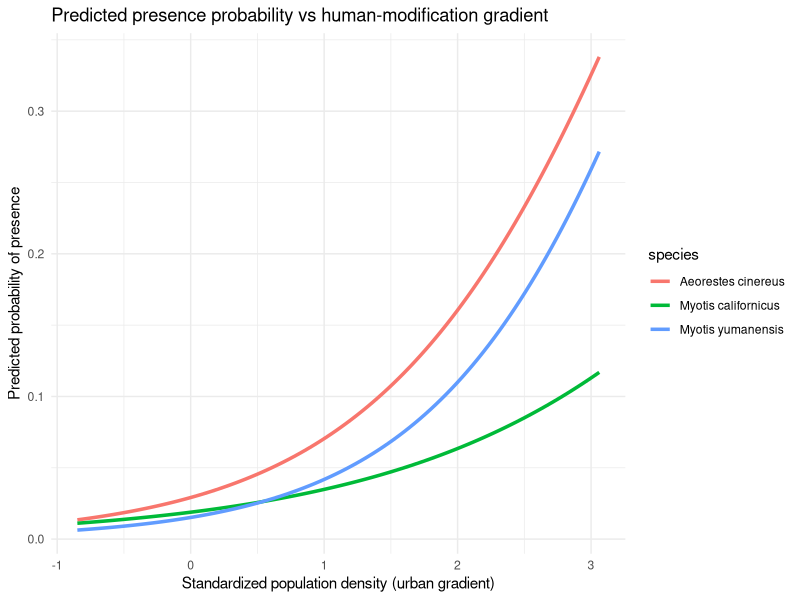
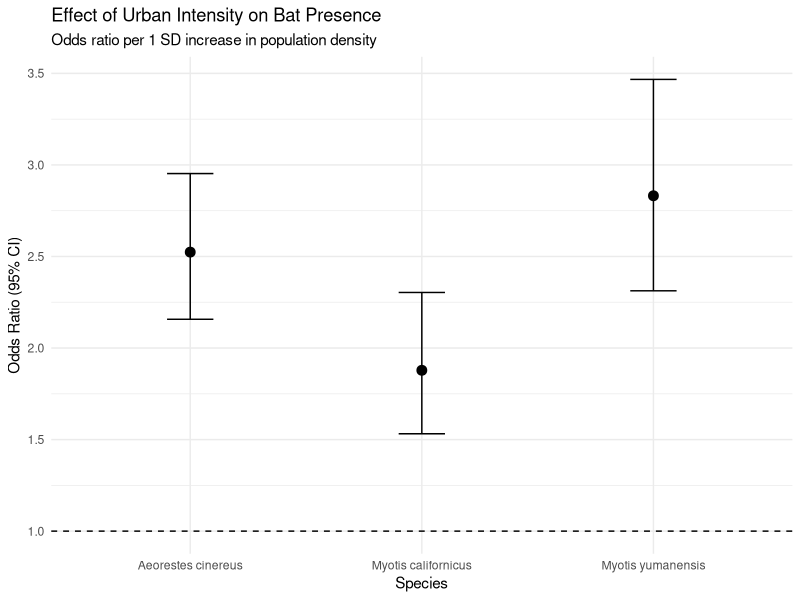

Here is the R script that generated these plots, in order:
## ---- chunk 1
library(dplyr)
library(purrr)
library(rsample)
library(pROC)
library(broom)

# Read in the dataset
df <- readr::read_csv(
  here::here("data", "processed", "analysis_grid", "grid_model_dataset_10km.csv"),
  show_col_types = FALSE
)

# Standardize predictors (z-score)
df_model <- df %>%
  mutate(
    z_radiance   = scale(log1p_radiance)[,1],
    z_pop        = scale(log1p_pop_density)[,1],
    z_dev        = scale(pct_developed)[,1],
    z_protected  = scale(pct_protected)[,1]
  )
## ---- chunk 2
run_cv_model <- function(data, formula, k = 5) {
  
  folds <- vfold_cv(data, v = k, strata = is_present)
  
  results <- map_df(folds$splits, function(split) {
    
    train <- analysis(split)
    test  <- assessment(split)
    
    model <- glm(formula,
                 data = train,
                 family = binomial())
    
    # Predict probabilities
    probs <- predict(model, newdata = test, type = "response")
    
    # Compute AUC
    auc_val <- pROC::auc(test$is_present, probs)
    
    tibble(auc = as.numeric(auc_val))
  })
  
  tibble(
    mean_auc = mean(results$auc),
    sd_auc   = sd(results$auc)
  )
}
## ---- chunk 3
model_list <- list(
  
  # ---- Single-predictor models ----
  S1_pop        = is_present ~ z_pop,
  S2_radiance   = is_present ~ z_radiance,
  S3_dev        = is_present ~ z_dev,
  S4_protected  = is_present ~ z_protected,
  
  # ---- Population + one additional predictor ----
  M1_pop_rad    = is_present ~ z_pop + z_radiance,
  M2_pop_dev    = is_present ~ z_pop + z_dev,
  M3_pop_prot   = is_present ~ z_pop + z_protected,
  
  # ---- Full urban footprint combinations ----
  M4_pop_rad_dev      = is_present ~ z_pop + z_radiance + z_dev,
  M5_full_no_interact = is_present ~ z_pop + z_radiance + z_dev + z_protected
)
## ---- chunk 4
suppressMessages(species_results <- df_model %>%
  group_split(species) %>%
  map_df(function(sp_data) {
    
    sp_name <- unique(sp_data$species)
    
    map_df(names(model_list), function(mname) {
      
      cv_res <- run_cv_model(sp_data, model_list[[mname]])
      
      tibble(
        species = sp_name,
        model   = mname,
        mean_auc = cv_res$mean_auc,
        sd_auc   = cv_res$sd_auc
      )
    })
  }))
## ---- chunk 5
species_results %>%
  arrange(species, desc(mean_auc))
## ---- chunk 6
#Does the relationship between presence probability and population density differ among species?


# Make species a factor
df_model <- df_model %>%
  mutate(species = factor(species))

# Fit interaction model
interaction_model <- glm(
  is_present ~ species * z_pop,
  data = df_model,
  family = binomial()
)

summary(interaction_model)

## ---- chunk 7
# Tidy model output
coefs <- tidy(interaction_model)

# Extract coefficients manually for clarity
b0  <- coefs$estimate[coefs$term == "(Intercept)"]
b_sp_cal <- coefs$estimate[coefs$term == "speciesMyotis californicus"]
b_sp_yum <- coefs$estimate[coefs$term == "speciesMyotis yumanensis"]

b_pop <- coefs$estimate[coefs$term == "z_pop"]
b_int_cal <- coefs$estimate[coefs$term == "speciesMyotis californicus:z_pop"]
b_int_yum <- coefs$estimate[coefs$term == "speciesMyotis yumanensis:z_pop"]

# Build clean summary table
summary_table <- tibble(
  species = c("Aeorestes cinereus",
              "Myotis californicus",
              "Myotis yumanensis"),
  
  intercept_logodds = c(
    b0,
    b0 + b_sp_cal,
    b0 + b_sp_yum
  ),
  
  slope_logodds = c(
    b_pop,
    b_pop + b_int_cal,
    b_pop + b_int_yum
  )
) %>%
  mutate(
    odds_ratio_per_1SD = exp(slope_logodds),
    baseline_probability = plogis(intercept_logodds)
  )

summary_table
## ---- chunk 8
library(ggplot2)

# Create prediction grid
pred_grid <- expand.grid(
  z_pop = seq(min(df_model$z_pop),
              max(df_model$z_pop),
              length.out = 100),
  species = levels(df_model$species)
)

pred_grid$pred_prob <- predict(
  interaction_model,
  newdata = pred_grid,
  type = "response"
)

ggplot(pred_grid, aes(z_pop, pred_prob, color = species)) +
  geom_line(size = 1.2) +
  theme_minimal() +
  labs(
    title = "Predicted presence probability vs human-modification gradient",
    x = "Standardized population density (urban gradient)",
    y = "Predicted probability of presence"
  )
## ---- chunk 9
# Extract coefficients and variance-covariance matrix
coefs <- coef(interaction_model)
vcov_mat <- vcov(interaction_model)

# Helper function to compute slope + SE for each species
get_species_slope <- function(species_name) {
  
  if (species_name == "Aeorestes cinereus") {
    slope <- coefs["z_pop"]
    var   <- vcov_mat["z_pop", "z_pop"]
  }
  
  if (species_name == "Myotis californicus") {
    slope <- coefs["z_pop"] + coefs["speciesMyotis californicus:z_pop"]
    var   <- vcov_mat["z_pop", "z_pop"] +
             vcov_mat["speciesMyotis californicus:z_pop",
                      "speciesMyotis californicus:z_pop"] +
             2 * vcov_mat["z_pop",
                          "speciesMyotis californicus:z_pop"]
  }
  
  if (species_name == "Myotis yumanensis") {
    slope <- coefs["z_pop"] + coefs["speciesMyotis yumanensis:z_pop"]
    var   <- vcov_mat["z_pop", "z_pop"] +
             vcov_mat["speciesMyotis yumanensis:z_pop",
                      "speciesMyotis yumanensis:z_pop"] +
             2 * vcov_mat["z_pop",
                          "speciesMyotis yumanensis:z_pop"]
  }
  
  se <- sqrt(var)
  
  tibble(
    species = species_name,
    log_odds_slope = slope,
    se = se
  )
}

# Build table
species_list <- c("Aeorestes cinereus",
                  "Myotis californicus",
                  "Myotis yumanensis")

results <- bind_rows(lapply(species_list, get_species_slope)) %>%
  mutate(
    odds_ratio = exp(log_odds_slope),
    lower_ci = exp(log_odds_slope - 1.96 * se),
    upper_ci = exp(log_odds_slope + 1.96 * se)
  )

results

ggplot(results, aes(x = species, y = odds_ratio)) +
  geom_point(size = 3) +
  geom_errorbar(aes(ymin = lower_ci, ymax = upper_ci),
                width = 0.2) +
  geom_hline(yintercept = 1, linetype = "dashed") +
  theme_minimal() +
  labs(
    title = "Effect of Urban Intensity on Bat Presence",
    subtitle = "Odds ratio per 1 SD increase in population density",
    x = "Species",
    y = "Odds Ratio (95% CI)"
  )
